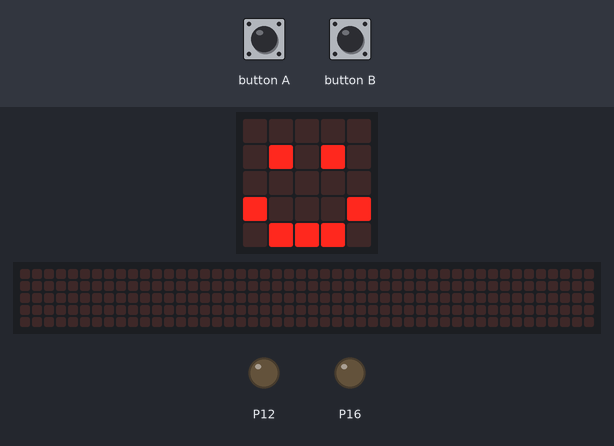
The program below on a simulated BBC micro:bit running MicroPython. Parts: the board's 5×5 LED display, a strip that is not on the board, showing the scrolling text unrolled, output pins drawn as LEDs (lit = HIGH). The test bench sets the inputs (shaded band). The 48×5 strip is a reading aid, not a part: it shows the text the display is scrolling, unrolled, one strip-width of it at a time; pins used as bus, display or sensor lines are not drawn.

Above: at 1.2 s.
1.3 s: button A pressed for 0.15 s
At 1.37 s:
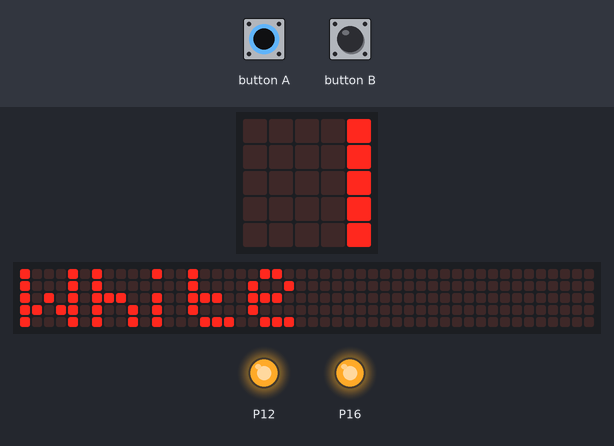
At 5.57 s:
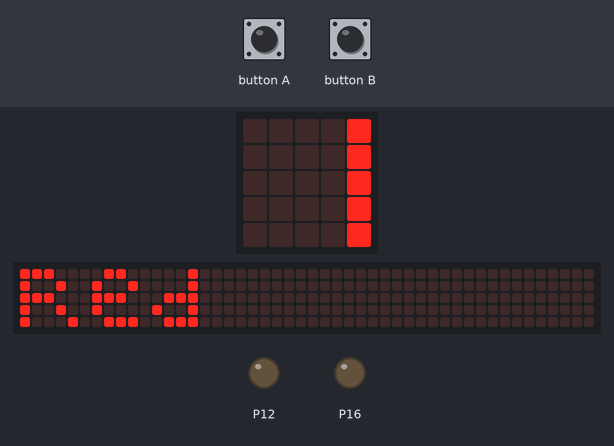
Timing chart, 0 to 14.5 s (numbered marks = the images above; inputs shaded):
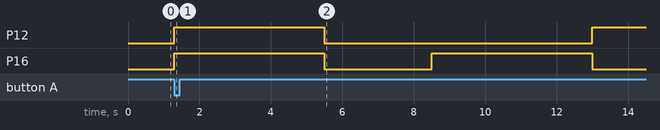

The program:

main.py
```python
"""
Created by: Ernest
Created on: Oct 2023
This module is a Micro:bit MicroPython program
"""

from microbit import *


display.clear()
display.show(Image.HAPPY)

# On button press
while True:
    if button_a.is_pressed():
        pin15.write_digital(1)
        pin16.write_digital(1)
        pin12.write_digital(1)
        display.scroll("White")
        pin15.write_digital(1)
        pin16.write_digital(0)
        pin12.write_digital(0)
        display.scroll("Red")
        pin15.write_digital(0)
        pin16.write_digital(1)
        pin12.write_digital(0)
        pin12.write_digital(0)
        display.scroll("Green")
        pin15.write_digital(0)
        pin16.write_digital(0)
        pin12.write_digital(1)
        display.scroll("Blue")
        pin15.write_digital(1)
        pin16.write_digital(0)
        pin12.write_digital(1)
        display.scroll("Magenta")
        pin15.write_digital(0)
        pin16.write_digital(1)
        pin12.write_digital(1)
        display.scroll("Teal")
        pin15.write_digital(1)
        pin16.write_digital(1)
        pin12.write_digital(0)
        display.scroll("Yellow")
        pin15.write_digital(0)
        pin16.write_digital(0)
        pin12.write_digital(0)
        display.clear()
```

Measured:
- after the input at 1.3 s, P12: LOW → HIGH at once, → LOW 4.2 s later, → HIGH 7.5 s later; P16: alternates HIGH for 4.4 s and LOW for 3.0 s, starting at once; the display: changes at once (image 1)
